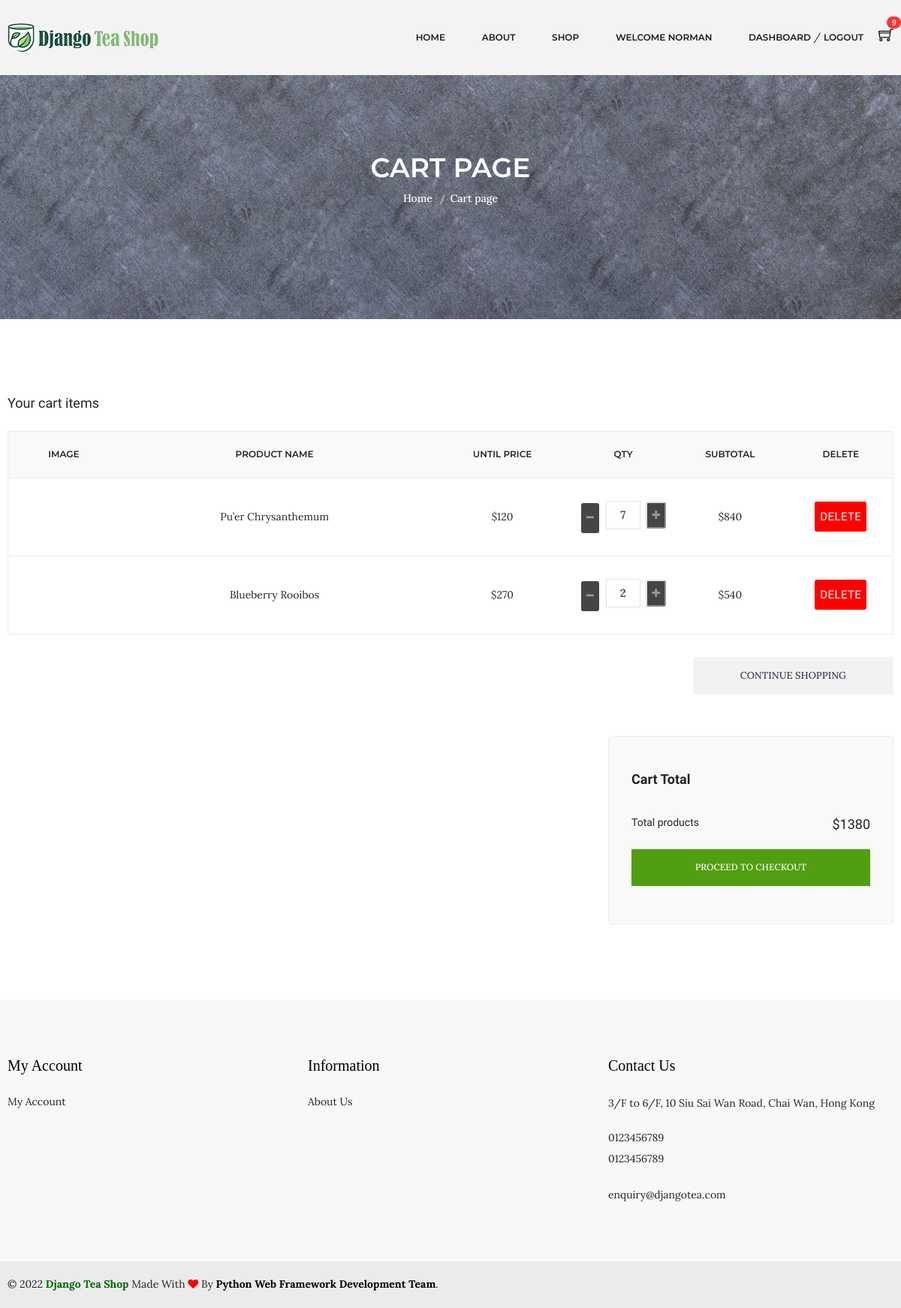
Screenshot of /cart/ (signed in) with the database file from the repository.
### accounts/models.py (models this page shows, shortened)
class Account(AbstractBaseUser):
    first_name = models.CharField(max_length=50)
    last_name = models.CharField(max_length=50)
    username = models.CharField(max_length=100, unique=True)
    email = models.EmailField(max_length=100, unique=True)
    phone_number = models.CharField(max_length=50)
    date_joined = models.DateTimeField(auto_now_add=True)
    last_login = models.DateTimeField(auto_now_add=True)
    is_admin = models.BooleanField(default=False)
    is_staff = models.BooleanField(default=False)
    is_active = models.BooleanField(default=False)
    is_superadmin = models.BooleanField(default=False)
    USERNAME_FIELD = 'email'
    REQUIRED_FIELDS = ['username', 'first_name', 'last_name']
    objects = MyAccountManager()

### carts/models.py (models this page shows, shortened)
class CartItem(models.Model):
    user = models.ForeignKey(Account, on_delete=models.CASCADE, null=True)
    variations = models.ManyToManyField(Variation, blank=True)
    product = models.ForeignKey(Product, on_delete=models.CASCADE)
    cart = models.ForeignKey(Cart, on_delete=models.CASCADE, null=True)
    quantity = models.IntegerField()
    is_active = models.BooleanField(default=True)
    def sub_total(self):
        return self.product.discounted_price * self.quantity

### shop/models.py (models this page shows, shortened)
class Product(models.Model):
    tea_name = models.CharField(max_length=100, unique=True)
    tea_type = models.CharField(max_length=100)
    slug = models.SlugField(max_length=100, unique=True)
    origin = models.CharField(max_length=100)
    color = models.CharField(max_length=50, blank=True)
    aroma = models.CharField(max_length=100, blank=True)
    taste = models.CharField(max_length=100, blank=True)
    tea_nature  = models.CharField(max_length=100, blank=True)
    is_available = models.BooleanField(default=True)
    is_new = models.BooleanField(default=False)
    properties = models.TextField(max_length=300, blank=True)
    weight = models.IntegerField()
    original_price = models.IntegerField()
    discounted_price = models.IntegerField()
    discount_rate = models.IntegerField(blank=True)
    photo_1 = models.ImageField(upload_to='photos/%Y/%m/%d', blank=True)
    photo_1_t = models.ImageField(upload_to='photos/%Y/%m/%d', blank=True)
    photo_1_z = models.ImageField(upload_to='photos/%Y/%m/%d', blank=True)
    photo_2 = models.ImageField(upload_to='photos/%Y/%m/%d', blank=True)
    photo_2_t = models.ImageField(upload_to='photos/%Y/%m/%d', blank=True)
    photo_2_z = models.ImageField(upload_to='photos/%Y/%m/%d', blank=True)
    photo_3 = models.ImageField(upload_to='photos/%Y/%m/%d', blank=True)
    photo_3_t = models.ImageField(upload_to='photos/%Y/%m/%d', blank=True)
    photo_3_z = models.ImageField(upload_to='photos/%Y/%m/%d', blank=True)
    photo_4 = models.ImageField(upload_to='photos/%Y/%m/%d', blank=True)
    photo_4_t = models.ImageField(upload_to='photos/%Y/%m/%d', blank=True)
    photo_4_z = models.ImageField(upload_to='photos/%Y/%m/%d', blank=True)
    created_date = models.DateTimeField(default=datetime.now)
    modified_date = models.DateTimeField(default=datetime.now)
    stars = models.IntegerField()
    store = models.IntegerField()
    category = models.ForeignKey(Category, on_delete=models.CASCADE)
    def get_url(self):
        return reverse('product_detail', args=[self.category.slug, self.slug])

### carts/views.py (the view)
# urls.py: path('', views.cart, name='cart'),
def cart(request, total=0, quantity=0, cart_items=None):
    try:
        tax = 0
        grand_total = 0
        if request.user.is_authenticated:
            cart_items = CartItem.objects.filter(user=request.user, is_active=True)
        else:
            cart = Cart.objects.get(cart_id=_cart_id(request))
            cart_items = CartItem.objects.filter(cart=cart, is_active=True)
        for cart_item in cart_items:
            total += (cart_item.product.discounted_price * cart_item.quantity)
            quantity += cart_item.quantity
        grand_total = total
    except ObjectDoesNotExist:
        pass # just ignore
    context = {
        'total': total,
        'quantity': quantity,
        'cart_items': cart_items,
        'grand_total': grand_total,
    }
    return render(request, 'shop/cart.html', context)

### carts/context_processors.py (called while the page is built)
def counter(request):
    cart_count = 0
    if 'admin' in request.path:
        return {}
    else:
        try:
            cart = Cart.objects.filter(cart_id=_cart_id(request))
            if request.user.is_authenticated:
                cart_items = CartItem.objects.all().filter(user=request.user)
            else:
                cart_items = CartItem.objects.all().filter(cart=cart[:1])
            for cart_item in cart_items:
                cart_count += cart_item.quantity
        except cart.DoesNotExist:
            cart_count = 0
    return dict(cart_count=cart_count)

### carts/views.py (called while the page is built)
def _cart_id(request):
    cart = request.session.session_key
    if not cart:
        cart = request.session.create()
    return cart

### category/context_processors.py (called while the page is built)
def menu_links(request):
    links = Category.objects.all()
    return dict(links=links)

### templates/shop/cart.html (shortened to what this page needs)
{% extends 'base.html' %}
{% load static %}
{% block content %}
<div class="breadcrumb-area ptb-150" style="background-image: url(../static/img/banner/banner.jpg)">
  <div class="container">
    <div class="breadcrumb-content text-center mt-50">
      <h3>CART PAGE</h3>
      <ul>
        <li><a href="{% url 'index' %}">Home</a></li>
        <li class="active">Cart page</li>
      </ul>
    </div>
  </div>
</div>
<div class="cart-main-area ptb-100">
  <div class="container">
    {% if not cart_items %}
    <div class="text-center mb-100">
      <h4 class="mb-20">Your shopping cart is empty</h4>
      <a href="{% url 'shop' %}" type="button" class="button">&#x2004;Continue shopping&#x2004;</a>
    </div>
    {% else %}
    <h3 class="page-title">Your cart items</h3>
    <div class="row">
      <div class="col-lg-12 col-md-12 col-sm-12 col-12">
        <div class="table-content table-responsive">
          <table>
            <thead>
              <tr>
                <th>Image</th>
                <th>Product Name</th>
                <th>Until Price</th>
                <th>Qty</th>
                <th>Subtotal</th>
                <th>Delete</th>
              </tr>
            </thead>
            <tbody>
              {% for cart_item in cart_items %}
              <tr>
                <td class="product-thumbnail">
                </td>
                <td class="product-name">
                  <a href="{{ cart_item.product.get_url }}">{{ cart_item.product.tea_name }}</a>
                </td>
                <td class="product-price-cart">
                  <span class="amount">${{ cart_item.product.discounted_price }}</span>
                </td>
                <td class="product-quantity">
                  <div class="input-group input-spinner">
                    <div class="input-group-prepend">
                      <a href="{% url 'remove_cart' cart_item.product.id cart_item.id %}" class="button btn-light"
                        type="button" id="button-minus" style="background: #454545">
                        <i class="fa fa-minus"></i></a>&#x2006;
                    </div>
                    <input type="text" class="form-control" value="{{cart_item.quantity}}" />
                    <div class="input-group-append">
                      <form class="btn" action="{% url 'add_cart' cart_item.product.id %}" method="POST">
                        <button class="button btn-light" type="submit" id="button-plus" style="background: #454545">
                          <i class="fa fa-plus"></i>
                        </button>
                      </form>
                    </div>
                  </div>
                </td>
                <td class="product-subtotal">${{ cart_item.sub_total }}</td>
                <td class="product-remove">
                  <a type="button" onclick="return confirm('Are you sure you want to delete this item?')"
                    class="button btn-danger" href="{% url 'remove_cart_item' cart_item.product.id cart_item.id %}">
                    Delete
                  </a>
                </td>
              </tr>
              {% endfor %}
            </tbody>
          </table>
        </div>
        <div class="row">
          <div class="col-lg-12">
            <div class="cart-shiping-update-wrapper">
              <div class="cart-clear">
                <a href="{% url 'shop' %}">Continue Shopping</a>
              </div>
            </div>
          </div>
        </div>
        <div class="row">
          <div class="col-lg-4 col-md-6"></div>
          <div class="col-lg-4 col-md-6"></div>
          <div class="col-lg-4 col-md-12">
            <div class="grand-totall">
              <div class="title-wrap">
                <h4 class="cart-bottom-title section-bg-gary-cart">
                  Cart Total
                </h4>
              </div>
              <h5>Total products <span>${{ grand_total }}</span></h5>
              <a href="{% url 'checkout' %}">Proceed to Checkout</a>
            </div>
          </div>
        </div>
      </div>
    </div>
  </div>
</div>
{% endif %} {% endblock %}

### templates/partials/_navbar.html (shortened to what this page needs)
{% load static %}
<header class="header-area gray-bg clearfix fixed-top">
  <div class="header-bottom">
    <div class="container">
      <div class="row">
        <div class="col-lg-3 col-md-4 col-6">
          <div class="logo">
            <a href="{% url 'index' %}">
              <img alt="" src="{% static 'img/logo/logo.png' %}" />
            </a>
          </div>
        </div>
        <div class="col-lg-9 col-md-8 col-6">
          <div class="header-bottom-right">
            <div class="main-menu">
              <nav>
                <ul>
                  <li class="top-hover">
                    <a href="{% url 'index' %}">home</a>
                  </li>
                  <li><a href="{% url 'about' %}">about</a></li>
                  <li class="mega-menu-position top-hover">
                    <a href="{% url 'shop' %}">shop</a>
                  </li>
                  {% if user.id is None %}
                  <li class="top-hover">
                    <a href="{% url 'login' %}">login</a> / <a href="{% url 'register' %}">register</a>
                  </li>
                  {% else %}
                  <li><a href="#">Welcome {{ user.first_name }}</a></li>
                  <li class="top-hover">
                    <a href="{% url 'cart' %}">dashboard</a> / <a href="{% url 'logout' %}">logout</a>
                  </li>
                  {% endif %}
                </ul>
              </nav>
            </div>
            <div class="header-cart">
              <a href="{% url 'cart' %}" class="widget-header">
              <div class="cart-icon">
                <i class="ti-shopping-cart"></i>
              </div><span class="badge badge-pill badge-danger notify mt-25">{{cart_count}}</span>
            </a>
              </div>
            </div>
          </div>
        </div>
      </div>
    </div>
</header>

### djangoteashop/static/css/ui.css (style rules this page uses)
html { font-family: "Inter", sans-serif; font-size: 15px; }
.widget-header { display: inline-block; vertical-align: middle; position: relative; }
.widget-header i { color: #969696; }
.widget-header .notify { position: absolute; top: -3px; right: -10px; }
.btn-light { background-color: #fff; border-color: #e4e4e4; }
.btn-light i { color: #969696; }
.notify { position: absolute; top: -4px; right: -10px; display: inline-block; padding: 0.25em 0.6em; font-size: 12px; line-height: 1; text-align: center; border-radius: 3rem; color: #fff; background-color: #fa3434; }
.input-spinner { width: 125px; flex-wrap: nowrap; display: inline-flex; vertical-align: middle; }
.input-spinner input.form-control { text-align: center; max-width: 46px; font-weight: bold; flex-basis: 46px; border-color: #e4e4e4; flex-grow: 0; }
.input-spinner .btn { width: 42px; text-align: center; padding-left: 0.5rem; padding-right: 0.5rem; }

### rows the page displays
Account: first_name "NORMAN"
CartItem: product.tea_name "Pu’er Chrysanthemum", product.discounted_price "120", quantity "7", sub_total "840"
CartItem: product.tea_name "Blueberry Rooibos", product.discounted_price "270", quantity "2", sub_total "540"

### other values shown
{{ cart_count }} "9"
{{ grand_total }} "1380"
